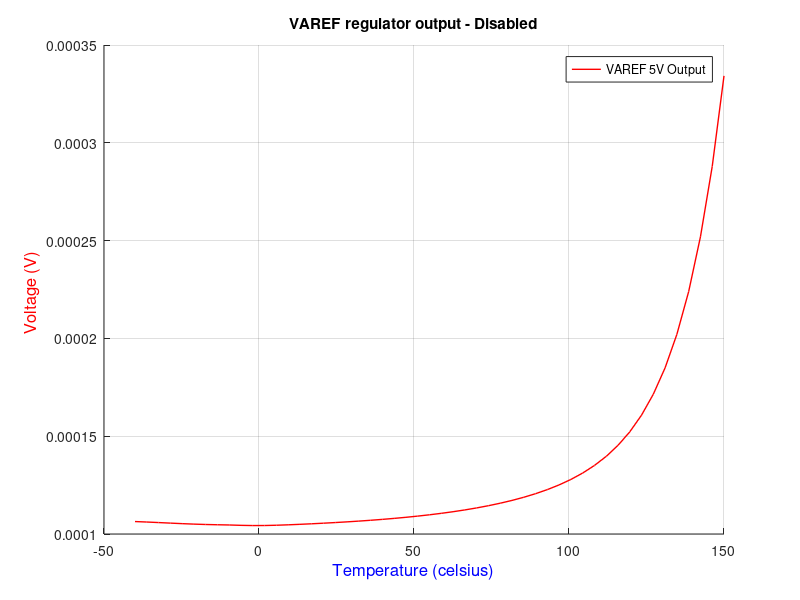
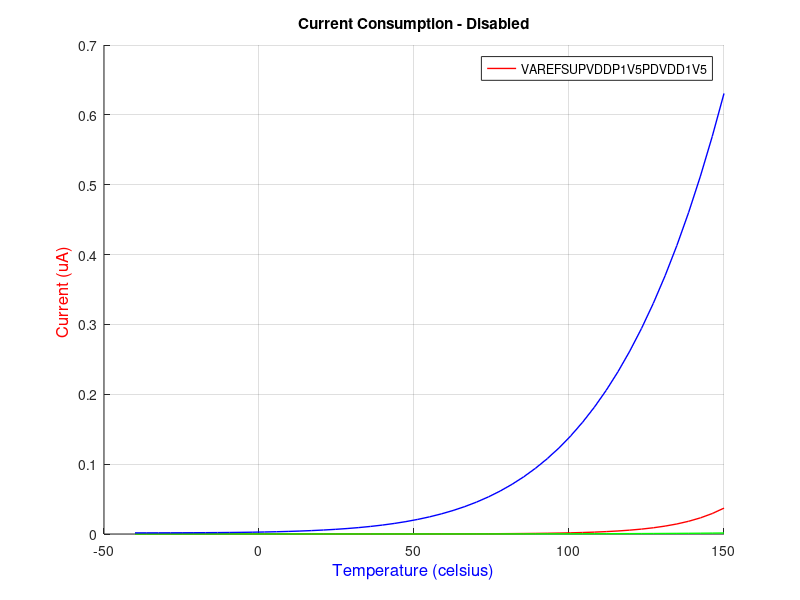
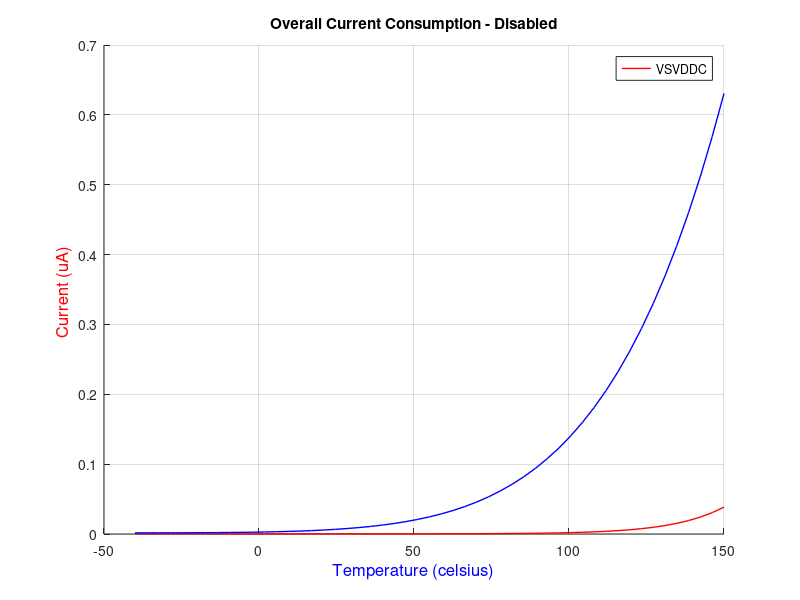
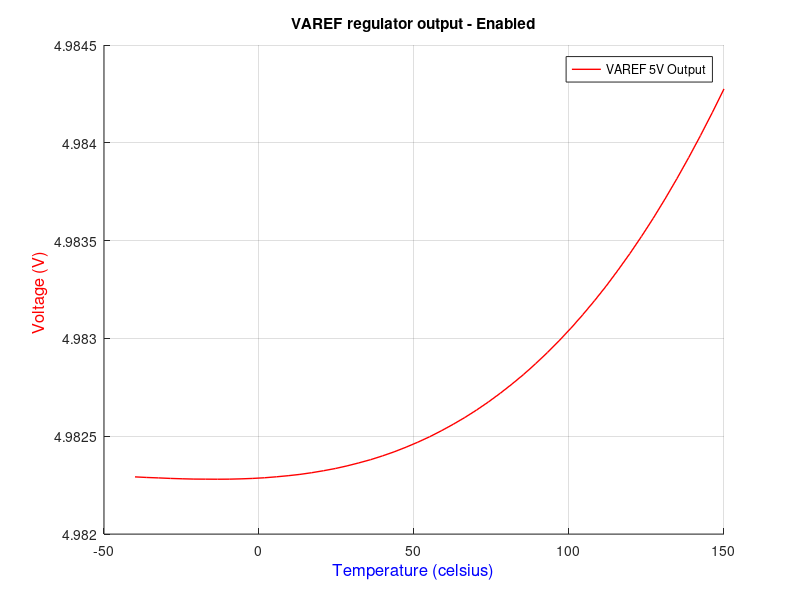

Write MATLAB code to recreate these figures, in order.
% Clear the workspace and command window
clear all;
clc;

%% ENABLE OFF
% Normal operation conditions - DC Voltage outputs - Vddext enabled
plotData = importdata('VAREF_REG_DIS_VOLTAGE.csv');
figure(1)
% Voltage output
% Add a title to the figure
clf
hold on;
grid on
plot(plotData.data(:,1),plotData.data(:,2),'r','LineWidth',1)
title('VAREF regulator output - Disabled');
% Add x-axis label with custom font and color
xlabel('Temperature (celsius)', 'FontWeight', 'normal', 'FontSize', 12, 'Color', 'blue');
% Add y-axis label with custom font and color
ylabel('Voltage (V) ', 'FontWeight', 'normal', 'FontSize', 12, 'Color', 'red');
%Add a table
legend(["VAREF 5V Output"]);

figure(2)
plotData2 = importdata('VAREF_REG_DIS_CURRENT.csv');
% Current Consumption
clf
hold on;
grid on
plot(plotData2.data(:,1),plotData2.data(:,2)*1e6,'r','LineWidth',1)
plot(plotData2.data(:,3),plotData2.data(:,4)*1e6,'g','LineWidth',1)
plot(plotData2.data(:,5),plotData2.data(:,6)*1e6,'b','LineWidth',1)
title('Current Consumption - Disabled');
% Add x-axis label with custom font and color
xlabel('Temperature (celsius)', 'FontWeight', 'normal', 'FontSize', 12, 'Color', 'blue');
% Add y-axis label with custom font and color
ylabel('Current (uA) ', 'FontWeight', 'normal', 'FontSize', 12, 'Color', 'red');
%Add a table
legend(["VAREFSUP" "VDDP1V5PD" "VDD1V5"]);

figure(3)
% Overall current consumption
clf
hold on;
grid on
plot(plotData2.data(:,1), plotData2.data(:,2)*1e6 + plotData2.data(:,4)*1e6 , 'r', 'LineWidth', 1);
plot(plotData2.data(:,5),plotData2.data(:,6)*1e6,'b','LineWidth',1)
title('Overall Current Consumption - Disabled');
% Add x-axis label with custom font and color
xlabel('Temperature (celsius)', 'FontWeight', 'normal', 'FontSize', 12, 'Color', 'blue');
% Add y-axis label with custom font and color
ylabel('Current (uA) ', 'FontWeight', 'normal', 'FontSize', 12, 'Color', 'red');
legend(["VS" "VDDC"]);

%% ENABLE ON
% Normal operation conditions - DC Voltage outputs - Vddext enabled
plotData = importdata('VAREF_REG_EN_VOLTAGE.csv');
figure(4)
% Voltage output
% Add a title to the figure
clf
hold on;
grid on
plot(plotData.data(:,1),plotData.data(:,2),'r','LineWidth',1)
title('VAREF regulator output - Enabled');
% Add x-axis label with custom font and color
xlabel('Temperature (celsius)', 'FontWeight', 'normal', 'FontSize', 12, 'Color', 'blue');
% Add y-axis label with custom font and color
ylabel('Voltage (V) ', 'FontWeight', 'normal', 'FontSize', 12, 'Color', 'red');
%Add a table
legend("VAREF 5V Output");

figure(5)
plotData3 = importdata('VAREF_REG_EN_CURRENT.csv');
plotData4 = importdata('VAREF_IBP10u.csv');
% Current Consumption
clf
hold on;
grid on
plot(plotData3.data(:,1),plotData3.data(:,2)*1e6,'r','LineWidth',1)
plot(plotData3.data(:,3),plotData3.data(:,4)*1e6,'g','LineWidth',1)
plot(plotData3.data(:,5),plotData3.data(:,6)*1e6+plotData4.data(:,2)*1e6 ,'b','LineWidth',1)
title('Current consumptions - Enabled');
% Add x-axis label with custom font and color
xlabel('Temperature (celsius)', 'FontWeight', 'normal', 'FontSize', 12, 'Color', 'blue');
% Add y-axis label with custom font and color
ylabel('Current (uA) ', 'FontWeight', 'normal', 'FontSize', 12, 'Color', 'red');
%Add a table
legend(["VAREFSUP" "VDDP1V5PD" "VDD1V5"]);

figure(6)
% Overall current consumption
clf
hold on;
grid on
plot(plotData3.data(:,1), plotData3.data(:,2)*1e6 + plotData3.data(:,4)*1e6 , 'r', 'LineWidth', 1);
plot(plotData3.data(:,5),plotData3.data(:,6)*1e6 +plotData4.data(:,2)*1e6,'b','LineWidth',1)
title('Current consumptions per supply');
% Add x-axis label with custom font and color
xlabel('Temperature (celsius)', 'FontWeight', 'normal', 'FontSize', 12, 'Color', 'blue');
% Add y-axis label with custom font and color
ylabel('Current (uA) ', 'FontWeight', 'normal', 'FontSize', 12, 'Color', 'red');
legend(["VS" "VDDC"]);

%% DELTA CALCULATION

figure(7)
% Overall current consumption
clf
hold on;
grid on
plot(plotData2.data(:,1), plotData2.data(:,2)*1e6 + plotData2.data(:,4)*1e6 , 'g', 'LineWidth', 1);
plot(plotData3.data(:,1), plotData3.data(:,2)*1e6 + plotData3.data(:,4)*1e6 , 'r', 'LineWidth', 1);
title('Current consumption delta on VS');
% Add x-axis label with custom font and color
xlabel('Temperature (celsius)', 'FontWeight', 'normal', 'FontSize', 12, 'Color', 'blue');
% Add y-axis label with custom font and color
ylabel('Current (uA) ', 'FontWeight', 'normal', 'FontSize', 12, 'Color', 'red');
legend(["Disabled" "Enabled" ]);

% Calculate the difference between the two plots at x=-40
x1 = -40;
y2 = plotData2.data(find(plotData2.data(:,1) == -40), 2)*1e6 + plotData2.data(find(plotData2.data(:,1) == -40), 4)*1e6 ;
y1 = plotData3.data(find(plotData3.data(:,1) == -40), 2)*1e6 + plotData3.data(find(plotData3.data(:,1) == -40), 4)*1e6 ;
diff = y1 - y2;

% Plot the line between the two points with the calculated difference
plot([x1 x1], [y2 y1], 'k--', 'LineWidth', 1);
text(x1 + 1, (y1+y2)/2-20, sprintf('ΔI = %g μA @ -40 oC', diff), 'HorizontalAlignment', 'left', 'VerticalAlignment', 'middle');

% Plot circles at the start and end points
plot(x1, y1, 'ro', 'MarkerSize', 8, 'MarkerFaceColor', 'r'); % Circle at start point
plot(x1, y2, 'o', 'MarkerSize', 8, 'MarkerFaceColor', 'g', 'MarkerEdgeColor', 'g'); % Circle at end point

% Calculate the difference between the two plots at x=25
x1 = 24.6;
y2 = plotData2.data(find(plotData2.data(:,1) == 24.6), 2)*1e6 + plotData2.data(find(plotData2.data(:,1) == 24.6), 4)*1e6 ;
y1 = plotData3.data(find(plotData3.data(:,1) == 24.6), 2)*1e6 + plotData3.data(find(plotData3.data(:,1) == 24.6), 4)*1e6 ;
diff = y1 - y2;

% Plot the line between the two points with the calculated difference
plot([x1 x1], [y2 y1], 'k--', 'LineWidth', 1);
text(x1 + 1, (y1+y2)/2, sprintf('ΔI = %g μA @ 25 oC', diff), 'HorizontalAlignment', 'left', 'VerticalAlignment', 'middle');

% Plot circles at the start and end points
plot(x1, y1, 'ro', 'MarkerSize', 8, 'MarkerFaceColor', 'r'); % Circle at start point
plot(x1, y2, 'o', 'MarkerSize', 8, 'MarkerFaceColor', 'g', 'MarkerEdgeColor', 'g'); % Circle at end point

% Calculate the difference between the two plots at x=150
x1 = 150;
y2 = plotData2.data(find(plotData2.data(:,1) == 150), 2)*1e6 + plotData2.data(find(plotData2.data(:,1) == 150), 4)*1e6 ;
y1 = plotData3.data(find(plotData3.data(:,1) == 150), 2)*1e6 + plotData3.data(find(plotData3.data(:,1) == 150), 4)*1e6 ;
diff = y1 - y2;

% Plot the line between the two points with the calculated difference
plot([x1 x1], [y2 y1], 'k--', 'LineWidth', 1);
text(x1 - 80, (y1+y2)/2+20, sprintf('ΔI = %g μA @ 150 oC', diff), 'HorizontalAlignment', 'left', 'VerticalAlignment', 'middle');

% Plot circles at the start and end points
plot(x1, y1, 'ro', 'MarkerSize', 8, 'MarkerFaceColor', 'r'); % Circle at start point
plot(x1, y2, 'o', 'MarkerSize', 8, 'MarkerFaceColor', 'g', 'MarkerEdgeColor', 'g'); % Circle at end point

legend('', '', '')
legend(["VAREF regulator module base current" "VAREF regulator module enabled current"  ]);

figure(8)
% Overall current consumption
clf
hold on;
grid on
plot(plotData2.data(:,1), plotData2.data(:,6)*1e6  , 'g', 'LineWidth', 1);
plot(plotData3.data(:,1), plotData3.data(:,6)*1e6 +plotData4.data(:,2)*1e6  , 'r', 'LineWidth', 1);
title('Current consumption delta on VDDC');
% Add x-axis label with custom font and color
xlabel('Temperature (celsius)', 'FontWeight', 'normal', 'FontSize', 12, 'Color', 'blue');
% Add y-axis label with custom font and color
ylabel('Current (uA) ', 'FontWeight', 'normal', 'FontSize', 12, 'Color', 'red');
legend(["Disabled" "Enabled" ]);

% Calculate the difference between the two plots at x=-40
x1 = -40;
y2 = plotData2.data(find(plotData2.data(:,1) == -40), 6)*1e6  ;
y1 = plotData3.data(find(plotData3.data(:,1) == -40), 6)*1e6 + plotData4.data(find(plotData4.data(:,1) == -40), 2)*1e6 ;
diff = y1 - y2;

% Plot the line between the two points with the calculated difference
plot([x1 x1], [y2 y1], 'k--', 'LineWidth', 1);
text(x1 + 1, (y1+y2)/2-3, sprintf('ΔI = %g μA @ -40 oC', diff), 'HorizontalAlignment', 'left', 'VerticalAlignment', 'middle');

% Plot circles at the start and end points
plot(x1, y1, 'ro', 'MarkerSize', 8, 'MarkerFaceColor', 'r'); % Circle at start point
plot(x1, y2, 'o', 'MarkerSize', 8, 'MarkerFaceColor', 'g', 'MarkerEdgeColor', 'g'); % Circle at end point

% Calculate the difference between the two plots at x=25
x1 = 24.6;
y2 = plotData2.data(find(plotData2.data(:,1) == 24.6), 6)*1e6  ;
y1 = plotData3.data(find(plotData3.data(:,1) == 24.6), 6)*1e6 + plotData4.data(find(plotData4.data(:,1) == -40), 2)*1e6 ;
diff = y1 - y2;

% Plot the line between the two points with the calculated difference
plot([x1 x1], [y2 y1], 'k--', 'LineWidth', 1);
text(x1 + 1, (y1+y2)/2, sprintf('ΔI = %g μA @ 25 oC', diff), 'HorizontalAlignment', 'left', 'VerticalAlignment', 'middle');

% Plot circles at the start and end points
plot(x1, y1, 'ro', 'MarkerSize', 8, 'MarkerFaceColor', 'r'); % Circle at start point
plot(x1, y2, 'o', 'MarkerSize', 8, 'MarkerFaceColor', 'g', 'MarkerEdgeColor', 'g'); % Circle at end point

% Calculate the difference between the two plots at x=150
x1 = 150;
y2 = plotData2.data(find(plotData2.data(:,1) == 150), 6)*1e6  ;
y1 = plotData3.data(find(plotData3.data(:,1) == 150), 6)*1e6 + plotData4.data(find(plotData4.data(:,1) == -40), 2)*1e6 ;
diff = y1 - y2;

% Plot the line between the two points with the calculated difference
plot([x1 x1], [y2 y1], 'k--', 'LineWidth', 1);
text(x1 - 80, (y1+y2)/2+3, sprintf('ΔI = %g μA @ 150 oC', diff), 'HorizontalAlignment', 'left', 'VerticalAlignment', 'middle');

% Plot circles at the start and end points
plot(x1, y1, 'ro', 'MarkerSize', 8, 'MarkerFaceColor', 'r'); % Circle at start point
plot(x1, y2, 'o', 'MarkerSize', 8, 'MarkerFaceColor', 'g', 'MarkerEdgeColor', 'g'); % Circle at end point

legend('', '', '')
legend(["VAREF regulator module base current" "VAREF regulator module enabled current"  ]);
